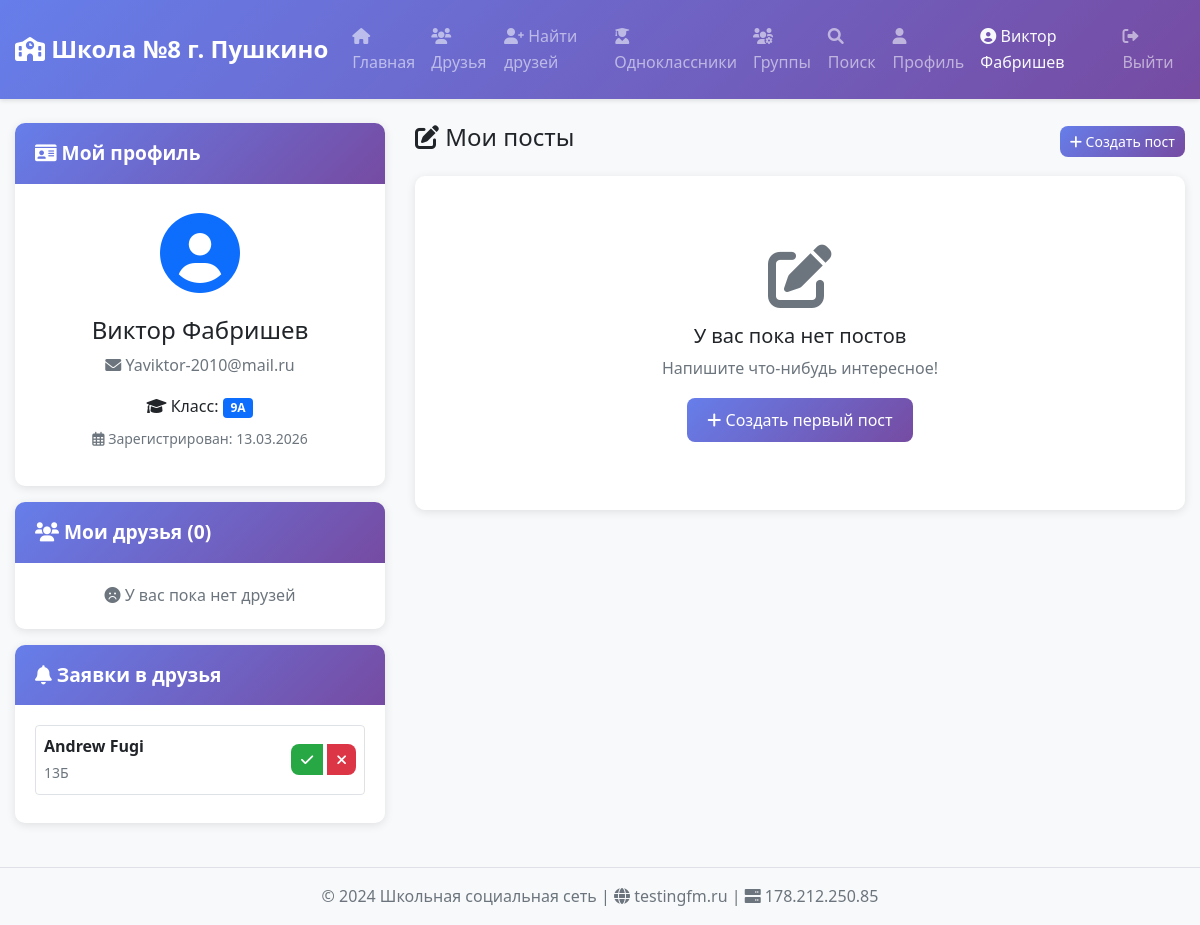
Screenshot of /profile (signed in) with the database file from the repository.
### models.py (models this page shows, shortened)
class User(UserMixin, db.Model):
    __tablename__ = 'users'
    id = db.Column(db.Integer, primary_key=True)
    email = db.Column(db.String(120), unique=True, nullable=False)
    password = db.Column(db.String(200), nullable=False)
    first_name = db.Column(db.String(50), nullable=False)
    last_name = db.Column(db.String(50), nullable=False)
    class_name = db.Column(db.String(20), nullable=False)
    created_at = db.Column(db.DateTime, default=datetime.utcnow)
    sent_friendships = db.relationship('Friendship',
                                        foreign_keys='Friendship.user1_id',
                                        backref='user1', lazy=True)
    received_friendships = db.relationship('Friendship',
                                          foreign_keys='Friendship.user2_id',
                                          backref='user2', lazy=True)
    @property
    def is_authenticated(self):
        return True

### app.py (the view, shortened to what this page needs)
@app.route('/profile')
@login_required
def profile():
    user_posts = Post.query.filter_by(user_id=current_user.id).order_by(
        Post.created_at.desc()
    ).all()
    friendships = Friendship.query.filter(
        ((Friendship.user1_id == current_user.id) | (Friendship.user2_id == current_user.id)) &
        (Friendship.status == 'accepted')
    ).all()
    friends = []
    incoming_requests = Friendship.query.filter(
        (Friendship.user2_id == current_user.id) &
        (Friendship.status == 'pending')
    ).all()
    incoming_users = []
    for request in incoming_requests:
        user = User.query.get(request.user1_id)
        if user:
            incoming_users.append({'user': user, 'friendship_id': request.id})
    return render_template('profile.html',
                         user_posts=user_posts,
                         friends=friends,
                         incoming_requests=incoming_users)

### app.py (called while the page is built)
@login_manager.user_loader
def load_user(user_id):
    return User.query.get(int(user_id))

### templates/profile.html
{% extends "base.html" %}
{% block content %}
<div class="row">
    <div class="col-md-4">
        <div class="card mb-3">
            <div class="card-header">
                <i class="fas fa-id-card"></i> Мой профиль
            </div>
            <div class="card-body text-center">
                <div class="display-1 mb-3">
                    <i class="fas fa-user-circle text-primary"></i>
                </div>
                <h4>{{ current_user.first_name }} {{ current_user.last_name }}</h4>
                <p class="text-muted">
                    <i class="fas fa-envelope"></i> {{ current_user.email }}
                </p>
                <p class="mb-2">
                    <i class="fas fa-graduation-cap"></i> Класс:
                    <span class="badge bg-primary">{{ current_user.class_name }}</span>
                </p>
                <p class="text-muted small">
                    <i class="far fa-calendar-alt"></i>
                    Зарегистрирован: {{ current_user.created_at.strftime('%d.%m.%Y') }}
                </p>
            </div>
        </div>
        <div class="card mb-3">
            <div class="card-header">
                <i class="fas fa-users"></i> Мои друзья ({{ friends|length }})
            </div>
            <div class="card-body">
                {% if friends %}
                    {% for friend in friends %}
                    <div class="d-flex justify-content-between align-items-center mb-2 p-2 border rounded">
                        <div>
                            <i class="fas fa-user-circle"></i>
                            <strong>{{ friend.first_name }} {{ friend.last_name }}</strong>
                            <br>
                            <small class="text-muted">{{ friend.class_name }}</small>
                        </div>
                        <a href="{{ url_for('chat', friend_id=friend.id) }}"
                           class="btn btn-primary btn-sm">
                            <i class="fas fa-comment"></i>
                        </a>
                    </div>
                    {% endfor %}
                {% else %}
                    <p class="text-muted text-center mb-0">
                        <i class="fas fa-frown"></i> У вас пока нет друзей
                    </p>
                {% endif %}
            </div>
        </div>
        {% if incoming_requests %}
        <div class="card">
            <div class="card-header">
                <i class="fas fa-bell"></i> Заявки в друзья
            </div>
            <div class="card-body">
                {% for request in incoming_requests %}
                <div class="d-flex justify-content-between align-items-center mb-2 p-2 border rounded">
                    <div>
                        <strong>{{ request.user.first_name }} {{ request.user.last_name }}</strong>
                        <br>
                        <small class="text-muted">{{ request.user.class_name }}</small>
                    </div>
                    <div class="btn-group">
                        <a href="{{ url_for('accept_friend', friendship_id=request.friendship_id) }}"
                           class="btn btn-success btn-sm">
                            <i class="fas fa-check"></i>
                        </a>
                        <a href="{{ url_for('reject_friend', friendship_id=request.friendship_id) }}"
                           class="btn btn-danger btn-sm">
                            <i class="fas fa-times"></i>
                        </a>
                    </div>
                </div>
                {% endfor %}
            </div>
        </div>
        {% endif %}
    </div>
    <div class="col-md-8">
        <div class="d-flex justify-content-between align-items-center mb-3">
            <h4><i class="fas fa-edit"></i> Мои посты</h4>
            <a href="{{ url_for('create_post') }}" class="btn btn-primary btn-sm">
                <i class="fas fa-plus"></i> Создать пост
            </a>
        </div>
        {% if user_posts %}
            {% for post in user_posts %}
            <div class="card mb-3">
                <div class="card-body">
                    <h5 class="card-title">{{ post.title }}</h5>
                    <p class="card-text">{{ post.content }}</p>
                    {% if post.image_path %}
                    <img src="{{ url_for('static', filename='uploads/' + post.image_path) }}"
                         class="img-fluid mb-2"
                         style="max-height: 200px;">
                    {% endif %}
                    <div class="d-flex justify-content-between align-items-center text-muted small">
                        <div>
                            <i class="far fa-clock"></i> {{ post.created_at.strftime('%d.%m.%Y %H:%M') }}
                            {% if post.is_anonymous %}
                                <span class="badge bg-secondary">Анонимно</span>
                            {% endif %}
                        </div>
                        <a href="{{ url_for('delete_post', post_id=post.id) }}"
                           class="btn btn-outline-danger btn-sm"
                           onclick="return confirm('Удалить пост?')">
                            <i class="fas fa-trash"></i> Удалить
                        </a>
                    </div>
                </div>
            </div>
            {% endfor %}
        {% else %}
            <div class="card text-center py-5">
                <div class="card-body">
                    <i class="fas fa-edit fa-4x text-muted mb-3"></i>
                    <h5 class="card-title">У вас пока нет постов</h5>
                    <p class="card-text text-muted">Напишите что-нибудь интересное!</p>
                    <a href="{{ url_for('create_post') }}" class="btn btn-primary">
                        <i class="fas fa-plus"></i> Создать первый пост
                    </a>
                </div>
            </div>
        {% endif %}
    </div>
</div>
{% endblock %}

### templates/base.html (shortened to what this page needs)
<!DOCTYPE html>
<html lang="ru">
<head>
    <link href="https://cdn.jsdelivr.net/npm/bootstrap@5.1.3/dist/css/bootstrap.min.css" rel="stylesheet">
    <link rel="stylesheet" href="https://cdnjs.cloudflare.com/ajax/libs/font-awesome/6.0.0/css/all.min.css">
    <link href="{{ url_for('static', filename='style.css') }}" rel="stylesheet">
</head>
<body>
    <nav class="navbar navbar-expand-lg navbar-dark bg-primary">
        <div class="container">
            <a class="navbar-brand" href="{{ url_for('index') }}">
                <i class="fas fa-school"></i> Школа №8 г. Пушкино
            </a>
            <div class="collapse navbar-collapse" id="navbarNav">
                <div class="navbar-nav me-auto">
                    {% if current_user.is_authenticated %}
                        <a class="nav-link" href="{{ url_for('index') }}">
                            <i class="fas fa-home"></i> Главная
                        </a>
                        <a class="nav-link" href="{{ url_for('friends') }}">
                            <i class="fas fa-users"></i> Друзья
                        </a>
                        <a class="nav-link" href="{{ url_for('find_friends') }}">
                            <i class="fas fa-user-plus"></i> Найти друзей
                        </a>
                        <a class="nav-link" href="{{ url_for('classmates') }}">
                            <i class="fas fa-user-graduate"></i> Одноклассники
                        </a>
                        <a class="nav-link" href="{{ url_for('groups') }}">
                            <i class="fas fa-users-cog"></i> Группы
                        </a>
                        <a class="nav-link" href="{{ url_for('search') }}">
                            <i class="fas fa-search"></i> Поиск
                        </a>
                        <a class="nav-link" href="{{ url_for('profile') }}">
                            <i class="fas fa-user"></i> Профиль
                        </a>
                    {% endif %}
                </div>
                <div class="navbar-nav ms-auto">
                    {% if current_user.is_authenticated %}
                        <span class="nav-link text-light">
                            <i class="fas fa-user-circle"></i> {{ current_user.first_name }} {{ current_user.last_name }}
                        </span>
                        <a class="nav-link" href="{{ url_for('logout') }}">
                            <i class="fas fa-sign-out-alt"></i> Выйти
                        </a>
                    {% endif %}
                </div>
            </div>
        </div>
    </nav>
    <div class="container mt-4">
        {% block content %}{% endblock %}
    </div>
    <footer class="bg-light text-center text-muted py-3 mt-4">
        <div class="container">
            <p class="mb-0">
                &copy; 2024 Школьная социальная сеть |
                <i class="fas fa-globe"></i> testingfm.ru |
                <i class="fas fa-server"></i> 178.212.250.85
            </p>
        </div>
    </footer>
</body>
</html>

### static/style.css (style rules this page uses)
* { margin: 0; padding: 0; box-sizing: border-box; }
body { font-family: 'Segoe UI', Tahoma, Geneva, Verdana, sans-serif; background-color: #f8f9fa; color: #212529; line-height: 1.6; min-height: 100vh; display: flex; flex-direction: column; }
.container { max-width: 1200px; margin: 0 auto; padding: 0 15px; flex: 1; }
.navbar { background: linear-gradient(135deg, #667eea 0%, #764ba2 100%); padding: 1rem 0; box-shadow: 0 2px 4px rgba(0,0,0,0.1); }
.navbar-brand { color: white; font-size: 1.5rem; font-weight: bold; text-decoration: none; }
.navbar-nav { display: flex; list-style: none; margin: 0; padding: 0; }
.nav-link { color: rgba(255,255,255,0.9); text-decoration: none; padding: 0.5rem 1rem; transition: color 0.3s; }
.card { background: white; border-radius: 10px; box-shadow: 0 2px 10px rgba(0,0,0,0.1); margin-bottom: 20px; overflow: hidden; border: none; }
.card-header { background: linear-gradient(135deg, #667eea 0%, #764ba2 100%); color: white; padding: 15px 20px; font-size: 1.2rem; font-weight: 600; border-bottom: none; }
.card-body { padding: 20px; }
.btn { display: inline-block; padding: 10px 20px; font-size: 1rem; font-weight: 500; text-align: center; text-decoration: none; border: none; border-radius: 8px; cursor: pointer; transition: all 0.3s; }
.btn-primary { background: linear-gradient(135deg, #667eea 0%, #764ba2 100%); color: white; }
.btn-success { background: #28a745; color: white; }
.btn-danger { background: #dc3545; color: white; }
.btn-sm { padding: 5px 10px; font-size: 0.875rem; }
.btn-group { display: flex; gap: 5px; }
.row { display: flex; flex-wrap: wrap; margin: 0 -15px; }
.col-md-3, .col-md-4, .col-md-6, .col-md-8, .col-md-9, .col-md-12 { padding: 0 15px; box-sizing: border-box; }
.col-md-4 { width: 33.333%; }
.col-md-8 { width: 66.667%; }
.text-center { text-align: center; }
.text-muted { color: #6c757d; }
.mt-4 { margin-top: 1.5rem; }
.mb-2 { margin-bottom: 0.5rem; }
.mb-3 { margin-bottom: 1rem; }
.p-2 { padding: 0.5rem; }
.d-flex { display: flex; }
.justify-content-between { justify-content: space-between; }
.align-items-center { align-items: center; }
.ms-auto { margin-left: auto; }
footer { background: #f8f9fa; border-top: 1px solid #dee2e6; margin-top: auto; }

### rows the page displays
User: first_name "Виктор", last_name "Фабришев", email "Yaviktor-2010@mail.ru", class_name "9А", created_at "13.03.2026"
User: user.first_name "Andrew", user.last_name "Fugi", user.class_name "13Б"

### other values shown
{{ friends|length }} "0"
